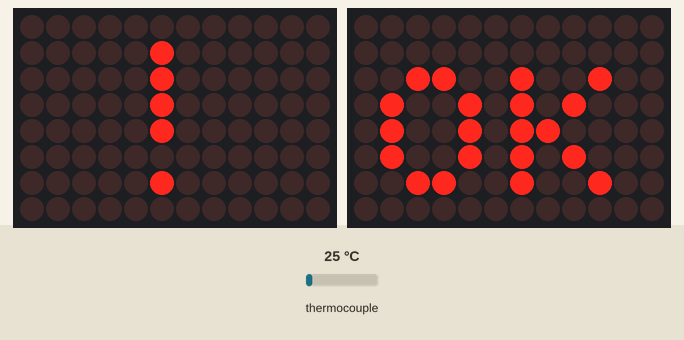
A sketch run on a simulated Arduino Uno R4 WiFi. Parts: 2 × 12×8 LED matrix. The test bench sets the inputs (shaded band); at power-on: thermocouple 25 °C. WiFi joins after 1.5 s; servers stay silent unless stated; network time is answered at once with the bench clock; uploads are accepted with an empty reply; the local clock reads 2024-03-15 10:24:30 at power-on unless the sketch sets it; what the sketch prints to the serial monitor is not drawn.

Above: at 2.6 s.

The sketch:

sent_MJ-040.ino
```cpp
#include "WiFiS3.h"
#include <NTPClient.h>
#include "WiFiUdp.h"
#include "ArduinoHttpClient.h"
#include "Arduino_LED_Matrix.h"
#include "error.h"
#include "success.h"
#include <TimeLib.h>
#include <Adafruit_MAX31865.h>

// MAC Address: 34:B7:DA:66:00:2C

// const char* ssid = "Staff_1";
// const char* password = "S1A7FBKF";

const char* ssid = "BAC_STAFF";
const char* password = "@Bkf2024";

// const char* ssid = "W/V";
// const char* password = "30092001";

WiFiClient wifi;
HttpClient httpClient = HttpClient(wifi, "192.168.1.12", 80);

// Use software SPI: CS, DI, DO, CLK
Adafruit_MAX31865 thermo = Adafruit_MAX31865(10, 11, 12, 13); //อย่าลืมเปลี่ยน
#define RREF      430.0
#define RNOMINAL  100.0

WiFiUDP udp;
NTPClient timeClient(udp, "1.th.pool.ntp.org", 25200, 30000);

ArduinoLEDMatrix matrix1;
ArduinoLEDMatrix matrix2;

unsigned long previousMillis = 0;  // เวลาครั้งล่าสุดที่ส่งข้อมูล
const unsigned long interval = 2000; // 2 sec
//const unsigned long interval = 300000; // 5 นาที

void setup() {
    Serial.begin(9600);
    delay(1000);

    connectToWiFi();

    thermo.begin(MAX31865_4WIRE);

    timeClient.begin();

    matrix1.loadSequence(error);
    matrix2.loadSequence(success);

    matrix1.begin();
    matrix2.begin();

    matrix1.play(false);
    matrix2.play(false);
}

void loop() {
    timeClient.update();

    unsigned long currentMillis = millis();
    if (currentMillis - previousMillis >= interval) {
        previousMillis = currentMillis; // อัปเดตเวลาสำหรับการส่งข้อมูลครั้งล่าสุด

        if (WiFi.status() == WL_CONNECTED) {
            updateCurrentTime();
            sendDataToServer(); // ฟังก์ชันสำหรับส่งข้อมูล
        } else {
            Serial.println("WiFi disconnected! Attempting to reconnect...");
            connectToWiFi();
        }
    }

    // ตรวจสอบการเชื่อมต่อ Wi-Fi อย่างต่อเนื่องในกรณีที่ยังไม่ได้เชื่อมต่อ
    if (WiFi.status() != WL_CONNECTED) {
        connectToWiFi();
    }

    delay(500);
}

void connectToWiFi() {
    Serial.print("Connecting to WiFi...");
    WiFi.begin(ssid, password);

    while (WiFi.status() != WL_CONNECTED) {
        delay(500);
        Serial.print(".");
    }
    Serial.println("Connected to WiFi!");
}

void updateCurrentTime() {
    unsigned long epochTime = timeClient.getEpochTime();
    setTime(epochTime);

    Serial.print("Current time: ");
    Serial.print(year());
    Serial.print("-");
    Serial.print(month());
    Serial.print("-");
    Serial.print(day());
    Serial.print(" ");
    Serial.print(hour());
    Serial.print(":");
    Serial.print(minute());
    Serial.print(":");
    Serial.println(second());

        if (year() == 1970 || year() == 2036) {
        Serial.println("Detected time, resending data...");
        sendDataToServer();
    }
}

void sendDataToServer() {

    uint16_t rtd = thermo.readRTD();

    float ratio = rtd;

    ratio /= 32768;

    float measuredTemp = thermo.temperature(RNOMINAL, RREF); // ค่าอุณหภูมิที่วัดได้
    float temperature =  0.91 * measuredTemp -2.29;

    checkFault() ;

    char dateBuffer[30];
    sprintf(dateBuffer, "%04d-%02d-%02d%%20%02d:%02d:%02d", year(), month(), day(), hour(), minute(), second());

    //String path = "/BAC_WebApplications/AdrunoTemperature/TemperaturePost?Temp1=MJ-040&CH1=" + String(temperature) + "&CH2=0&DateCreate=" + String(dateBuffer);
    String path = "/BAC_WebApplications/AdrunoTemperature/TemperaturePost?Temp1=Assy&CH1=" + String(temperature) + "&CH2=0&DateCreate=" + String(dateBuffer);

    Serial.println("Sending data...");
    httpClient.beginRequest();
    httpClient.post(path);
    httpClient.sendHeader("Content-Length", "0");
    httpClient.endRequest();

    Serial.print("Sending data to: ");
    Serial.println("http://192.168.1.12" + path);

    int statusCode = httpClient.responseStatusCode();
    String response = httpClient.responseBody();

    Serial.print("Status code: ");
    Serial.println(statusCode);
    Serial.print("Response: ");
    Serial.println(response);

    if (statusCode == 200) {
        matrix1.play(false);
        matrix2.play(true);
        Serial.println("Data sent successfully!");
    } else {
        matrix1.play(true);
        matrix2.play(false);
        Serial.println("Failed to send data. Status code: " + String(statusCode));
    }
}

void checkFault(void)
{
	uint8_t fault = thermo.readFault();

  if (fault) {

    Serial.print("Fault 0x"); Serial.println(fault, HEX);

    if (fault & MAX31865_FAULT_HIGHTHRESH) {
      Serial.println("RTD High Threshold");
    }

    if (fault & MAX31865_FAULT_LOWTHRESH) {
      Serial.println("RTD Low Threshold");
    }

    if (fault & MAX31865_FAULT_REFINLOW) {
      Serial.println("REFIN- > 0.85 x Bias");
    }

    if (fault & MAX31865_FAULT_REFINHIGH) {
      Serial.println("REFIN- < 0.85 x Bias - FORCE- open");
    }

    if (fault & MAX31865_FAULT_RTDINLOW) {
      Serial.println("RTDIN- < 0.85 x Bias - FORCE- open");
    }

    if (fault & MAX31865_FAULT_OVUV) {
      Serial.println("Under/Over voltage");
    }

    thermo.clearFault();
	}
}
```

error.h
```cpp
const uint32_t error[][4] = {
  {
    0x4004,
    0x400400,
    0x40000,
    66
  }
};
```

success.h
```cpp
const uint32_t success[][4] = {
  {
    0x32,
    0x44a84b04,
    0xa8324000,
    66
  }
};
```
